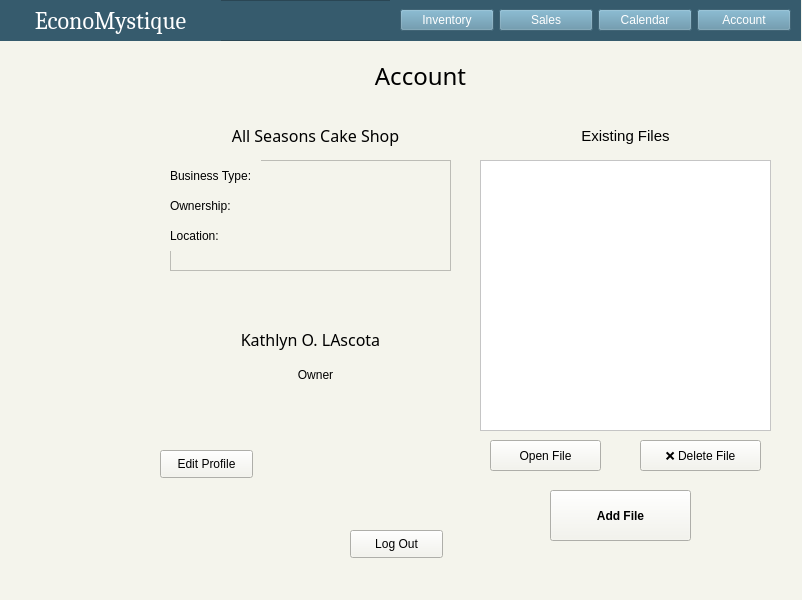
<?xml version="1.0" encoding="UTF-8"?>
<ui version="4.0">
 <class>account</class>
 <widget class="QMainWindow" name="account">
  <property name="geometry">
   <rect>
    <x>0</x>
    <y>0</y>
    <width>802</width>
    <height>600</height>
   </rect>
  </property>
  <property name="windowTitle">
   <string>Economystique</string>
  </property>
  <property name="windowIcon">
   <iconset>
    <selectedon>img/econologo_bkgd.png</selectedon>
   </iconset>
  </property>
  <property name="styleSheet">
   <string notr="true">background-color: #f4f4ec;
color: black;
</string>
  </property>
  <widget class="QWidget" name="centralwidget">
   <widget class="QFrame" name="frame">
    <property name="geometry">
     <rect>
      <x>0</x>
      <y>0</y>
      <width>801</width>
      <height>41</height>
     </rect>
    </property>
    <property name="styleSheet">
     <string notr="true">background: #365b6d;</string>
    </property>
    <property name="frameShape">
     <enum>QFrame::StyledPanel</enum>
    </property>
    <property name="frameShadow">
     <enum>QFrame::Raised</enum>
    </property>
    <widget class="QWidget" name="horizontalLayoutWidget_2">
     <property name="geometry">
      <rect>
       <x>390</x>
       <y>0</y>
       <width>411</width>
       <height>41</height>
      </rect>
     </property>
     <layout class="QHBoxLayout" name="horizontalLayout_3">
      <property name="spacing">
       <number>5</number>
      </property>
      <property name="leftMargin">
       <number>10</number>
      </property>
      <property name="rightMargin">
       <number>10</number>
      </property>
      <item>
       <widget class="QPushButton" name="btnInventory">
        <property name="styleSheet">
         <string notr="true">background: #5b8ca4;
color: white;</string>
        </property>
        <property name="text">
         <string>Inventory</string>
        </property>
       </widget>
      </item>
      <item>
       <widget class="QPushButton" name="btnSales">
        <property name="styleSheet">
         <string notr="true">background: #5b8ca4;
color: white;</string>
        </property>
        <property name="text">
         <string>Sales</string>
        </property>
       </widget>
      </item>
      <item>
       <widget class="QPushButton" name="btnCalendar">
        <property name="styleSheet">
         <string notr="true">background: #5b8ca4;
color: white;</string>
        </property>
        <property name="text">
         <string>Calendar</string>
        </property>
       </widget>
      </item>
      <item>
       <widget class="QPushButton" name="btnAccount">
        <property name="styleSheet">
         <string notr="true">background: #5b8ca4;
color: white;</string>
        </property>
        <property name="text">
         <string>Account</string>
        </property>
       </widget>
      </item>
     </layout>
    </widget>
    <widget class="QLabel" name="titleLabel_2">
     <property name="geometry">
      <rect>
       <x>0</x>
       <y>0</y>
       <width>221</width>
       <height>41</height>
      </rect>
     </property>
     <property name="font">
      <font>
       <family>Cambria</family>
       <pointsize>18</pointsize>
      </font>
     </property>
     <property name="styleSheet">
      <string notr="true">color: white;</string>
     </property>
     <property name="text">
      <string>EconoMystique</string>
     </property>
     <property name="alignment">
      <set>Qt::AlignCenter</set>
     </property>
    </widget>
   </widget>
   <widget class="QLabel" name="imgBusinessLogo">
    <property name="geometry">
     <rect>
      <x>10</x>
      <y>130</y>
      <width>141</width>
      <height>131</height>
     </rect>
    </property>
    <property name="text">
     <string/>
    </property>
    <property name="pixmap">
     <pixmap>img/all_seasons_logo.jpg</pixmap>
    </property>
    <property name="scaledContents">
     <bool>true</bool>
    </property>
   </widget>
   <widget class="QLabel" name="lblUserName">
    <property name="geometry">
     <rect>
      <x>160</x>
      <y>319</y>
      <width>301</width>
      <height>41</height>
     </rect>
    </property>
    <property name="font">
     <font>
      <family>Sans Serif Collection</family>
      <pointsize>12</pointsize>
     </font>
    </property>
    <property name="text">
     <string>Kathlyn O. LAscota</string>
    </property>
    <property name="alignment">
     <set>Qt::AlignCenter</set>
    </property>
   </widget>
   <widget class="QLabel" name="lblBusinessName">
    <property name="geometry">
     <rect>
      <x>170</x>
      <y>120</y>
      <width>291</width>
      <height>31</height>
     </rect>
    </property>
    <property name="font">
     <font>
      <family>Sans Serif Collection</family>
      <pointsize>12</pointsize>
     </font>
    </property>
    <property name="text">
     <string>All Seasons Cake Shop</string>
    </property>
    <property name="alignment">
     <set>Qt::AlignCenter</set>
    </property>
   </widget>
   <widget class="QFrame" name="cntFileList">
    <property name="geometry">
     <rect>
      <x>480</x>
      <y>160</y>
      <width>291</width>
      <height>271</height>
     </rect>
    </property>
    <property name="styleSheet">
     <string notr="true">background-color: white;
</string>
    </property>
    <property name="frameShape">
     <enum>QFrame::StyledPanel</enum>
    </property>
    <property name="frameShadow">
     <enum>QFrame::Raised</enum>
    </property>
   </widget>
   <widget class="QPushButton" name="btnOpenFile">
    <property name="geometry">
     <rect>
      <x>490</x>
      <y>440</y>
      <width>111</width>
      <height>31</height>
     </rect>
    </property>
    <property name="text">
     <string>Open File</string>
    </property>
   </widget>
   <widget class="QPushButton" name="btnEditProfile">
    <property name="geometry">
     <rect>
      <x>160</x>
      <y>450</y>
      <width>93</width>
      <height>28</height>
     </rect>
    </property>
    <property name="text">
     <string>Edit Profile</string>
    </property>
   </widget>
   <widget class="QPushButton" name="btnLogOut">
    <property name="geometry">
     <rect>
      <x>350</x>
      <y>530</y>
      <width>93</width>
      <height>28</height>
     </rect>
    </property>
    <property name="text">
     <string>Log Out</string>
    </property>
   </widget>
   <widget class="QLabel" name="lblFSTitle">
    <property name="geometry">
     <rect>
      <x>560</x>
      <y>120</y>
      <width>131</width>
      <height>31</height>
     </rect>
    </property>
    <property name="font">
     <font>
      <pointsize>11</pointsize>
     </font>
    </property>
    <property name="layoutDirection">
     <enum>Qt::RightToLeft</enum>
    </property>
    <property name="text">
     <string>Existing Files</string>
    </property>
    <property name="alignment">
     <set>Qt::AlignCenter</set>
    </property>
   </widget>
   <widget class="QLabel" name="imgProfile">
    <property name="geometry">
     <rect>
      <x>10</x>
      <y>280</y>
      <width>141</width>
      <height>131</height>
     </rect>
    </property>
    <property name="text">
     <string/>
    </property>
    <property name="pixmap">
     <pixmap>img/profile.png</pixmap>
    </property>
    <property name="scaledContents">
     <bool>true</bool>
    </property>
   </widget>
   <widget class="QLabel" name="lblBusinessName_2">
    <property name="geometry">
     <rect>
      <x>310</x>
      <y>60</y>
      <width>221</width>
      <height>31</height>
     </rect>
    </property>
    <property name="font">
     <font>
      <family>Sans Serif Collection</family>
      <pointsize>18</pointsize>
     </font>
    </property>
    <property name="text">
     <string>Account</string>
    </property>
    <property name="alignment">
     <set>Qt::AlignCenter</set>
    </property>
   </widget>
   <widget class="QLabel" name="lblRole">
    <property name="geometry">
     <rect>
      <x>210</x>
      <y>359</y>
      <width>211</width>
      <height>31</height>
     </rect>
    </property>
    <property name="font">
     <font>
      <weight>50</weight>
      <bold>false</bold>
     </font>
    </property>
    <property name="text">
     <string>Owner</string>
    </property>
    <property name="alignment">
     <set>Qt::AlignCenter</set>
    </property>
   </widget>
   <widget class="QFrame" name="frame_2">
    <property name="geometry">
     <rect>
      <x>170</x>
      <y>160</y>
      <width>281</width>
      <height>111</height>
     </rect>
    </property>
    <property name="frameShape">
     <enum>QFrame::StyledPanel</enum>
    </property>
    <property name="frameShadow">
     <enum>QFrame::Raised</enum>
    </property>
    <widget class="QLabel" name="lblBsnsType">
     <property name="geometry">
      <rect>
       <x>0</x>
       <y>0</y>
       <width>91</width>
       <height>31</height>
      </rect>
     </property>
     <property name="font">
      <font>
       <weight>50</weight>
       <bold>false</bold>
      </font>
     </property>
     <property name="text">
      <string>Business Type:</string>
     </property>
     <property name="alignment">
      <set>Qt::AlignLeading|Qt::AlignLeft|Qt::AlignVCenter</set>
     </property>
    </widget>
    <widget class="QLabel" name="lblOwnership">
     <property name="geometry">
      <rect>
       <x>0</x>
       <y>30</y>
       <width>91</width>
       <height>31</height>
      </rect>
     </property>
     <property name="font">
      <font>
       <weight>50</weight>
       <bold>false</bold>
      </font>
     </property>
     <property name="text">
      <string>Ownership:</string>
     </property>
     <property name="alignment">
      <set>Qt::AlignLeading|Qt::AlignLeft|Qt::AlignVCenter</set>
     </property>
    </widget>
    <widget class="QLabel" name="lblLocation">
     <property name="geometry">
      <rect>
       <x>0</x>
       <y>60</y>
       <width>111</width>
       <height>31</height>
      </rect>
     </property>
     <property name="font">
      <font>
       <weight>50</weight>
       <bold>false</bold>
      </font>
     </property>
     <property name="text">
      <string>Location:</string>
     </property>
     <property name="alignment">
      <set>Qt::AlignLeading|Qt::AlignLeft|Qt::AlignVCenter</set>
     </property>
    </widget>
   </widget>
   <widget class="QPushButton" name="btnOpenFile_2">
    <property name="geometry">
     <rect>
      <x>640</x>
      <y>440</y>
      <width>121</width>
      <height>31</height>
     </rect>
    </property>
    <property name="autoFillBackground">
     <bool>false</bool>
    </property>
    <property name="text">
     <string>❌ Delete File</string>
    </property>
   </widget>
   <widget class="QPushButton" name="btnOpenFile_3">
    <property name="geometry">
     <rect>
      <x>550</x>
      <y>490</y>
      <width>141</width>
      <height>51</height>
     </rect>
    </property>
    <property name="font">
     <font>
      <pointsize>9</pointsize>
      <weight>75</weight>
      <bold>true</bold>
     </font>
    </property>
    <property name="text">
     <string>Add File</string>
    </property>
   </widget>
  </widget>
  <widget class="QStatusBar" name="statusbar"/>
 </widget>
 <resources/>
 <connections/>
</ui>
